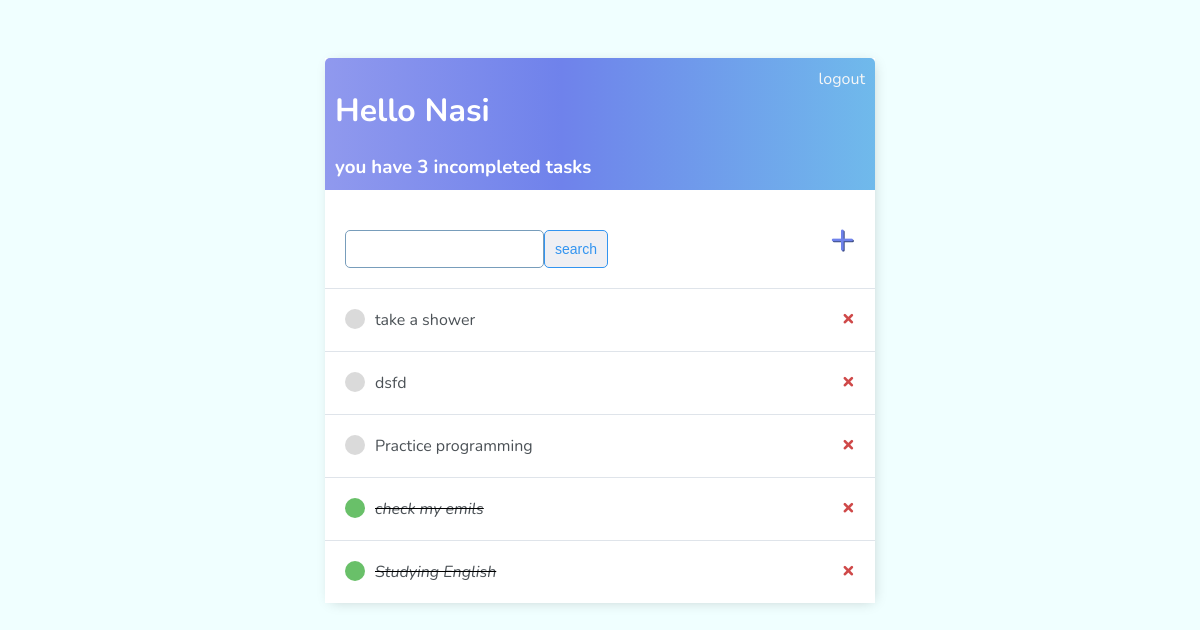
Page / (signed in) on the earlier database version.
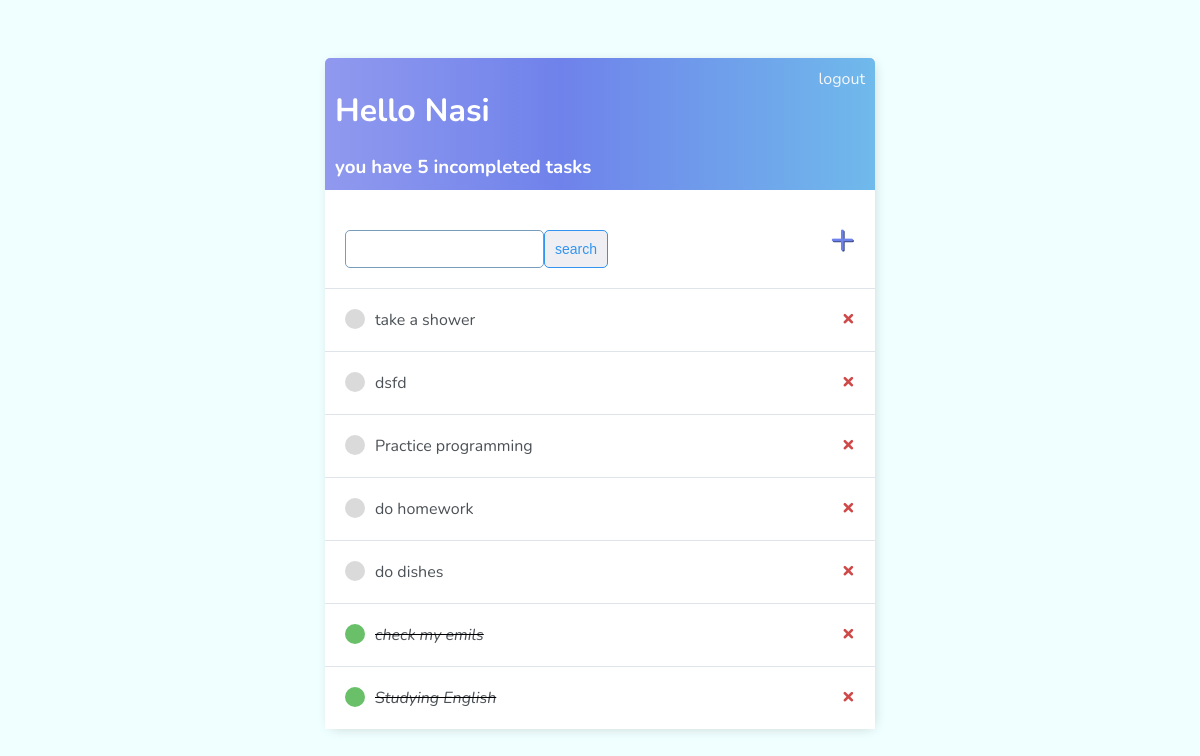
Same page on the later database version.
### base/models.py (models this page shows, shortened)
class Task(models.Model):
    user = models.ForeignKey(User, on_delete=models.CASCADE, null=True, blank=True)
    title = models.CharField(max_length=200)
    description = models.TextField(null=True, blank=True)
    complete = models.BooleanField(default=False)
    created = models.DateTimeField(auto_now_add=True)
    def __str__(self):
        return self.title
    class Meta:
        ordering = ['complete',]

### base/views.py (the view)
# urls.py: path('', views.TaskListView.as_view(), name='tasks'),
class TaskListView(LoginRequiredMixin, generic.ListView):
    model = Task
    template_name = 'base/task_list.html'
    context_object_name = 'tasks'
    def get_context_data(self, **kwargs):
        context = super().get_context_data(**kwargs)
        context['tasks'] = context['tasks'].filter(user=self.request.user)
        context['count'] = context['tasks'].filter(complete=False).count()
        search_input = self.request.GET.get('search-area') or ''
        if search_input:
            context['tasks'] = context['tasks'].filter(title__startswith=search_input)
        context['search_input'] = search_input
        return context

### base/templates/base/task_list.html
{% extends 'main.html' %}
{% block content %}
<div class="header-bar">
    <div>
        <h1>Hello {{request.user|title}}</h1>
        {% if count is not 0 %}
            <h3 style="margin: 0;"> you have {{count}} incompleted task{{count|pluralize:"s"}}</h3>
        {% else %}
            <h3 style="margin: 0;"> hooray! You have completed all of your tasks.</h3>
        {% endif %}
    </div>
    {% if request.user.is_authenticated %}
        <a href="{% url 'logout' %}">logout</a>
    {% else %}
        <a href="{% url 'login' %}">login</a>
    {% endif %}
</div>
<div id="search-add-wrapper">
    <form method="GET" style="display: flex; margin-top: 20px">
        <input type="text" name="search-area" value="{{search_input}}">
        <input class="button" type="submit" value="search">
    </form>
    <a id="add-link" href="{% url 'task_create' %}">&#x2b;</a>
</div>
<div id="tasklist" class="task-items-wrapper">
    {% for task in tasks %}
    <div class="task-wrapper" data-position="{{task.pk}}">
        <div class="task-title">
            {% if task.complete %}
            <div class="task-complete-icon"></div>
            <i><s><a href="{% url 'task_update' task.id %}">{{task}}</a></s></i> {% else %}
            <div class="task-incomplete-icon"></div>
            <a href="{% url 'task_update' task.id %}">{{task}}</a> {% endif %}
        </div>
        <div class="task-controls">
            <a class="delete-link" href="{% url 'task_delete' task.id %}">&#215;</a>
        </div>
    </div>
    {% empty %}
    <div style="text-align: center; padding-bottom: 10px; line-height: 1em;">
        <h3>No new tasks are created.</h3>
        <h3>Create a <a style="text-decoration: none; color: #e53935;" href="{% url 'task_create' %}">New task</a> ! </h3>
    </div>
    {% endfor %}
</div>
{% endblock %}

Differences in the rows shown:
added Task: title "do homework"
added Task: title "do dishes"
Other differences:
{{ count }}: "3" → "5"
